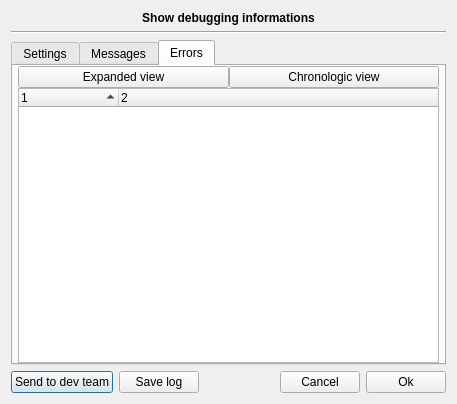
<?xml version="1.0" encoding="UTF-8"?>
<ui version="4.0">
 <class>tkDebugDialog</class>
 <widget class="QDialog" name="tkDebugDialog">
  <property name="geometry">
   <rect>
    <x>0</x>
    <y>0</y>
    <width>457</width>
    <height>404</height>
   </rect>
  </property>
  <property name="windowTitle">
   <string>Dialog</string>
  </property>
  <layout class="QGridLayout" name="gridLayout_3">
   <item row="0" column="0">
    <widget class="QLabel" name="label">
     <property name="font">
      <font>
       <weight>75</weight>
       <bold>true</bold>
      </font>
     </property>
     <property name="text">
      <string>Show debugging informations</string>
     </property>
     <property name="alignment">
      <set>Qt::AlignCenter</set>
     </property>
    </widget>
   </item>
   <item row="1" column="0">
    <widget class="Line" name="line">
     <property name="orientation">
      <enum>Qt::Horizontal</enum>
     </property>
    </widget>
   </item>
   <item row="3" column="0">
    <layout class="QHBoxLayout" name="horizontalLayout">
     <item>
      <widget class="QPushButton" name="butSend">
       <property name="sizePolicy">
        <sizepolicy hsizetype="Expanding" vsizetype="Fixed">
         <horstretch>0</horstretch>
         <verstretch>0</verstretch>
        </sizepolicy>
       </property>
       <property name="text">
        <string>Send to dev team</string>
       </property>
      </widget>
     </item>
     <item>
      <widget class="QPushButton" name="butSave">
       <property name="text">
        <string>Save log</string>
       </property>
      </widget>
     </item>
     <item>
      <spacer name="horizontalSpacer">
       <property name="orientation">
        <enum>Qt::Horizontal</enum>
       </property>
       <property name="sizeHint" stdset="0">
        <size>
         <width>40</width>
         <height>20</height>
        </size>
       </property>
      </spacer>
     </item>
     <item>
      <widget class="QPushButton" name="pushButton_2">
       <property name="sizePolicy">
        <sizepolicy hsizetype="Expanding" vsizetype="Fixed">
         <horstretch>0</horstretch>
         <verstretch>0</verstretch>
        </sizepolicy>
       </property>
       <property name="text">
        <string>Cancel</string>
       </property>
      </widget>
     </item>
     <item>
      <widget class="QPushButton" name="pushButton">
       <property name="sizePolicy">
        <sizepolicy hsizetype="Expanding" vsizetype="Fixed">
         <horstretch>0</horstretch>
         <verstretch>0</verstretch>
        </sizepolicy>
       </property>
       <property name="text">
        <string>Ok</string>
       </property>
      </widget>
     </item>
    </layout>
   </item>
   <item row="2" column="0">
    <widget class="QTabWidget" name="tabWidget">
     <property name="currentIndex">
      <number>2</number>
     </property>
     <widget class="QWidget" name="tab">
      <attribute name="title">
       <string>Settings</string>
      </attribute>
      <layout class="QGridLayout" name="gridLayoutSettings">
       <item row="0" column="0">
        <widget class="QLabel" name="lblFileName">
         <property name="maximumSize">
          <size>
           <width>16777215</width>
           <height>22</height>
          </size>
         </property>
         <property name="text">
          <string>iniFileName</string>
         </property>
         <property name="alignment">
          <set>Qt::AlignCenter</set>
         </property>
        </widget>
       </item>
       <item row="1" column="0">
        <widget class="QTreeWidget" name="treeWidgetSettings">
         <property name="columnCount">
          <number>2</number>
         </property>
         <column>
          <property name="text">
           <string>1</string>
          </property>
         </column>
         <column>
          <property name="text">
           <string>2</string>
          </property>
         </column>
        </widget>
       </item>
      </layout>
     </widget>
     <widget class="QWidget" name="tab_2">
      <attribute name="title">
       <string>Messages</string>
      </attribute>
      <layout class="QGridLayout" name="gridLayout_2">
       <property name="leftMargin">
        <number>5</number>
       </property>
       <property name="topMargin">
        <number>0</number>
       </property>
       <property name="rightMargin">
        <number>5</number>
       </property>
       <property name="bottomMargin">
        <number>0</number>
       </property>
       <property name="spacing">
        <number>0</number>
       </property>
       <item row="2" column="0">
        <widget class="QTreeWidget" name="treeMessages">
         <property name="editTriggers">
          <set>QAbstractItemView::NoEditTriggers</set>
         </property>
         <property name="showDropIndicator" stdset="0">
          <bool>false</bool>
         </property>
         <property name="verticalScrollMode">
          <enum>QAbstractItemView::ScrollPerPixel</enum>
         </property>
         <property name="columnCount">
          <number>2</number>
         </property>
         <column>
          <property name="text">
           <string>1</string>
          </property>
         </column>
         <column>
          <property name="text">
           <string>2</string>
          </property>
         </column>
        </widget>
       </item>
       <item row="0" column="0">
        <layout class="QHBoxLayout" name="horizontalLayout_2">
         <item>
          <widget class="QPushButton" name="expandedMessagesButton">
           <property name="text">
            <string>Expanded view</string>
           </property>
          </widget>
         </item>
         <item>
          <widget class="QPushButton" name="chronologicMessagesButton">
           <property name="text">
            <string>Chronologic view</string>
           </property>
          </widget>
         </item>
        </layout>
       </item>
      </layout>
     </widget>
     <widget class="QWidget" name="tab_3">
      <attribute name="title">
       <string>Errors</string>
      </attribute>
      <layout class="QGridLayout" name="gridLayout">
       <property name="leftMargin">
        <number>5</number>
       </property>
       <property name="topMargin">
        <number>0</number>
       </property>
       <property name="rightMargin">
        <number>5</number>
       </property>
       <property name="bottomMargin">
        <number>0</number>
       </property>
       <property name="spacing">
        <number>0</number>
       </property>
       <item row="0" column="0">
        <layout class="QHBoxLayout" name="horizontalLayout_3">
         <item>
          <widget class="QPushButton" name="expandedErrorButton">
           <property name="text">
            <string>Expanded view</string>
           </property>
          </widget>
         </item>
         <item>
          <widget class="QPushButton" name="chronologicErrorButton">
           <property name="text">
            <string>Chronologic view</string>
           </property>
          </widget>
         </item>
        </layout>
       </item>
       <item row="1" column="0">
        <widget class="QTreeWidget" name="treeErrors">
         <property name="sortingEnabled">
          <bool>true</bool>
         </property>
         <property name="columnCount">
          <number>2</number>
         </property>
         <column>
          <property name="text">
           <string>1</string>
          </property>
         </column>
         <column>
          <property name="text">
           <string>2</string>
          </property>
         </column>
        </widget>
       </item>
      </layout>
     </widget>
    </widget>
   </item>
  </layout>
 </widget>
 <resources/>
 <connections>
  <connection>
   <sender>pushButton</sender>
   <signal>clicked()</signal>
   <receiver>tkDebugDialog</receiver>
   <slot>accept()</slot>
   <hints>
    <hint type="sourcelabel">
     <x>429</x>
     <y>376</y>
    </hint>
    <hint type="destinationlabel">
     <x>352</x>
     <y>397</y>
    </hint>
   </hints>
  </connection>
  <connection>
   <sender>pushButton_2</sender>
   <signal>clicked()</signal>
   <receiver>tkDebugDialog</receiver>
   <slot>reject()</slot>
   <hints>
    <hint type="sourcelabel">
     <x>275</x>
     <y>378</y>
    </hint>
    <hint type="destinationlabel">
     <x>275</x>
     <y>395</y>
    </hint>
   </hints>
  </connection>
 </connections>
</ui>
